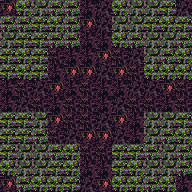

The image is a tile-based game level rendered from a .tmx file. Its description and complete source (layers, tilesets, objects, tile grids) follow:
An orthogonal 12x12 tile map with 16x16 px tiles, 1 tile layer (tile) and 12 objects.

<map version="1.0" tiledversion="1.1.2" orientation="orthogonal" renderorder="right-down" width="12" height="12" tilewidth="16" tileheight="16" infinite="0" nextobjectid="79">
 <tileset firstgid="1" source="tileset.tsx" />
 <layer name="tile" width="12" height="12">
  <data encoding="csv">
22,21,18,19,19,24,23,21,18,18,20,23,
19,19,20,21,19,22,23,18,18,20,21,20,
18,20,20,19,19,24,24,21,19,18,18,19,
20,21,20,25,24,24,22,25,23,18,19,21,
20,21,20,24,22,22,23,22,25,21,21,21,
24,25,23,22,8,25,24,24,23,23,22,25,
24,23,25,24,25,25,24,23,25,25,24,25,
20,20,18,22,25,25,23,22,24,18,18,20,
20,20,19,25,23,22,22,23,24,18,19,21,
20,18,18,19,21,25,25,20,20,19,18,19,
21,18,18,20,21,24,24,20,21,18,18,19,
22,19,21,21,20,23,22,21,21,19,21,24
</data>
 </layer>
 <objectgroup name="creature">
  <object id="71" gid="245" x="128" y="64" width="16" height="16">
   <properties>
    <property name="probability" value="8" />
   </properties>
  </object>
  <object id="72" gid="245" x="48" y="64" width="16" height="16">
   <properties>
    <property name="probability" value="8" />
   </properties>
  </object>
  <object id="73" gid="245" x="48" y="144" width="16" height="16">
   <properties>
    <property name="probability" value="8" />
   </properties>
  </object>
  <object id="74" gid="245" x="128" y="144" width="16" height="16">
   <properties>
    <property name="probability" value="8" />
   </properties>
  </object>
  <object id="75" gid="244" x="80" y="96" width="16" height="16">
   <properties>
    <property name="probability" value="8" />
   </properties>
  </object>
  <object id="76" gid="244" x="96" y="80" width="16" height="16">
   <properties>
    <property name="probability" value="8" />
   </properties>
  </object>
  <object id="77" gid="244" x="96" y="128" width="16" height="16">
   <properties>
    <property name="probability" value="8" />
   </properties>
  </object>
  <object id="78" gid="244" x="80" y="112" width="16" height="16">
   <properties>
    <property name="probability" value="8" />
   </properties>
  </object>
 </objectgroup>
 <objectgroup name="furniture">
  <object id="67" gid="52" x="64" y="80" width="16" height="16" />
  <object id="68" gid="52" x="112" y="80" width="16" height="16" />
  <object id="69" gid="52" x="112" y="128" width="16" height="16" />
  <object id="70" gid="52" x="64" y="128" width="16" height="16" />
 </objectgroup>
 <objectgroup name="description" />
</map>
